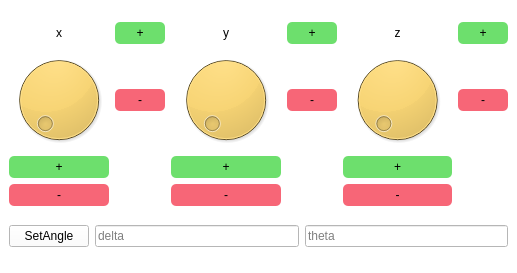
<?xml version="1.0" encoding="UTF-8"?>
<ui version="4.0">
 <class>Dialog</class>
 <widget class="QDialog" name="Dialog">
  <property name="geometry">
   <rect>
    <x>0</x>
    <y>0</y>
    <width>517</width>
    <height>273</height>
   </rect>
  </property>
  <property name="windowTitle">
   <string>Robot Arm</string>
  </property>
  <property name="styleSheet">
   <string notr="true">background:white</string>
  </property>
  <layout class="QHBoxLayout" name="horizontalLayout_2">
   <property name="leftMargin">
    <number>0</number>
   </property>
   <property name="topMargin">
    <number>0</number>
   </property>
   <property name="rightMargin">
    <number>0</number>
   </property>
   <property name="bottomMargin">
    <number>0</number>
   </property>
   <item>
    <widget class="QWidget" name="widget" native="true">
     <property name="styleSheet">
      <string notr="true"/>
     </property>
     <layout class="QGridLayout" name="gridLayout_2">
      <property name="leftMargin">
       <number>9</number>
      </property>
      <property name="rightMargin">
       <number>9</number>
      </property>
      <property name="bottomMargin">
       <number>12</number>
      </property>
      <item row="0" column="0">
       <layout class="QGridLayout" name="gridLayout_3">
        <item row="3" column="4">
         <widget class="QPushButton" name="pushButton_z_down">
          <property name="minimumSize">
           <size>
            <width>22</width>
            <height>22</height>
           </size>
          </property>
          <property name="styleSheet">
           <string notr="true">QPushButton{background:#F76677;border-radius:5px;}
QPushButton:hover{font-size:18px;}</string>
          </property>
          <property name="text">
           <string>-</string>
          </property>
          <property name="default">
           <bool>false</bool>
          </property>
         </widget>
        </item>
        <item row="2" column="0">
         <widget class="QPushButton" name="pushButton_x_up">
          <property name="minimumSize">
           <size>
            <width>22</width>
            <height>22</height>
           </size>
          </property>
          <property name="toolTip">
           <string extracomment="haha"/>
          </property>
          <property name="whatsThis">
           <string extracomment="haha"/>
          </property>
          <property name="styleSheet">
           <string notr="true">QPushButton{background:#6DDF6D;border-radius:5px;}
QPushButton:hover{font-size:18px;}</string>
          </property>
          <property name="text">
           <string>+</string>
          </property>
          <property name="checkable">
           <bool>false</bool>
          </property>
         </widget>
        </item>
        <item row="0" column="2">
         <widget class="QLabel" name="label_7">
          <property name="maximumSize">
           <size>
            <width>16777215</width>
            <height>20</height>
           </size>
          </property>
          <property name="styleSheet">
           <string notr="true">
font: 16pt &quot;Sans Serif&quot;;</string>
          </property>
          <property name="text">
           <string>y</string>
          </property>
          <property name="alignment">
           <set>Qt::AlignCenter</set>
          </property>
         </widget>
        </item>
        <item row="1" column="4">
         <widget class="QDial" name="dial_z">
          <property name="maximumSize">
           <size>
            <width>116</width>
            <height>116</height>
           </size>
          </property>
          <property name="styleSheet">
           <string notr="true">background:#F7D674;border-radius:5px;</string>
          </property>
          <property name="maximum">
           <number>90</number>
          </property>
         </widget>
        </item>
        <item row="3" column="2">
         <widget class="QPushButton" name="pushButton_y_down">
          <property name="minimumSize">
           <size>
            <width>22</width>
            <height>22</height>
           </size>
          </property>
          <property name="styleSheet">
           <string notr="true">QPushButton{background:#F76677;border-radius:5px;}
QPushButton:hover{font-size:18px;}</string>
          </property>
          <property name="text">
           <string>-</string>
          </property>
          <property name="default">
           <bool>false</bool>
          </property>
         </widget>
        </item>
        <item row="3" column="0">
         <widget class="QPushButton" name="pushButton_x_down">
          <property name="minimumSize">
           <size>
            <width>22</width>
            <height>22</height>
           </size>
          </property>
          <property name="styleSheet">
           <string notr="true">QPushButton{background:#F76677;border-radius:5px;}
QPushButton:hover{font-size:18px;}</string>
          </property>
          <property name="text">
           <string>-</string>
          </property>
          <property name="default">
           <bool>false</bool>
          </property>
         </widget>
        </item>
        <item row="1" column="2">
         <widget class="QDial" name="dial_y">
          <property name="styleSheet">
           <string notr="true">background:#F7D674;border-radius:5px;</string>
          </property>
          <property name="maximum">
           <number>90</number>
          </property>
         </widget>
        </item>
        <item row="0" column="0">
         <widget class="QLabel" name="label_6">
          <property name="maximumSize">
           <size>
            <width>16777215</width>
            <height>20</height>
           </size>
          </property>
          <property name="styleSheet">
           <string notr="true">
font: 16pt &quot;Sans Serif&quot;;</string>
          </property>
          <property name="text">
           <string>x</string>
          </property>
          <property name="alignment">
           <set>Qt::AlignCenter</set>
          </property>
         </widget>
        </item>
        <item row="0" column="4">
         <widget class="QLabel" name="label_8">
          <property name="maximumSize">
           <size>
            <width>16777215</width>
            <height>20</height>
           </size>
          </property>
          <property name="styleSheet">
           <string notr="true">
font: 16pt &quot;Sans Serif&quot;;</string>
          </property>
          <property name="text">
           <string>z</string>
          </property>
          <property name="alignment">
           <set>Qt::AlignCenter</set>
          </property>
         </widget>
        </item>
        <item row="2" column="2">
         <widget class="QPushButton" name="pushButton_y_up">
          <property name="minimumSize">
           <size>
            <width>22</width>
            <height>22</height>
           </size>
          </property>
          <property name="toolTip">
           <string extracomment="haha"/>
          </property>
          <property name="whatsThis">
           <string extracomment="haha"/>
          </property>
          <property name="styleSheet">
           <string notr="true">QPushButton{background:#6DDF6D;border-radius:5px;}
QPushButton:hover{font-size:18px;}</string>
          </property>
          <property name="text">
           <string>+</string>
          </property>
          <property name="checkable">
           <bool>false</bool>
          </property>
         </widget>
        </item>
        <item row="1" column="0">
         <widget class="QDial" name="dial_x">
          <property name="maximumSize">
           <size>
            <width>100</width>
            <height>100</height>
           </size>
          </property>
          <property name="styleSheet">
           <string notr="true">background:#F7D674;border-radius:5px;</string>
          </property>
          <property name="maximum">
           <number>90</number>
          </property>
         </widget>
        </item>
        <item row="2" column="4">
         <widget class="QPushButton" name="pushButton_z_up">
          <property name="minimumSize">
           <size>
            <width>22</width>
            <height>22</height>
           </size>
          </property>
          <property name="toolTip">
           <string extracomment="haha"/>
          </property>
          <property name="whatsThis">
           <string extracomment="haha"/>
          </property>
          <property name="styleSheet">
           <string notr="true">QPushButton{background:#6DDF6D;border-radius:5px;}
QPushButton:hover{font-size:18px;}</string>
          </property>
          <property name="text">
           <string>+</string>
          </property>
          <property name="checkable">
           <bool>false</bool>
          </property>
         </widget>
        </item>
        <item row="0" column="1">
         <widget class="QPushButton" name="pushButton_x_up_angle">
          <property name="minimumSize">
           <size>
            <width>22</width>
            <height>22</height>
           </size>
          </property>
          <property name="maximumSize">
           <size>
            <width>50</width>
            <height>16777215</height>
           </size>
          </property>
          <property name="toolTip">
           <string extracomment="haha"/>
          </property>
          <property name="whatsThis">
           <string extracomment="haha"/>
          </property>
          <property name="styleSheet">
           <string notr="true">QPushButton{background:#6DDF6D;border-radius:5px;}
QPushButton:hover{font-size:18px;}</string>
          </property>
          <property name="text">
           <string>+</string>
          </property>
          <property name="checkable">
           <bool>false</bool>
          </property>
         </widget>
        </item>
        <item row="1" column="3">
         <widget class="QPushButton" name="pushButton_y_down_angle">
          <property name="minimumSize">
           <size>
            <width>22</width>
            <height>22</height>
           </size>
          </property>
          <property name="styleSheet">
           <string notr="true">QPushButton{background:#F76677;border-radius:5px;}
QPushButton:hover{font-size:18px;}</string>
          </property>
          <property name="text">
           <string>-</string>
          </property>
          <property name="default">
           <bool>false</bool>
          </property>
         </widget>
        </item>
        <item row="0" column="3">
         <widget class="QPushButton" name="pushButton_y_up_angle">
          <property name="minimumSize">
           <size>
            <width>22</width>
            <height>22</height>
           </size>
          </property>
          <property name="maximumSize">
           <size>
            <width>50</width>
            <height>16777215</height>
           </size>
          </property>
          <property name="toolTip">
           <string extracomment="haha"/>
          </property>
          <property name="whatsThis">
           <string extracomment="haha"/>
          </property>
          <property name="styleSheet">
           <string notr="true">QPushButton{background:#6DDF6D;border-radius:5px;}
QPushButton:hover{font-size:18px;}</string>
          </property>
          <property name="text">
           <string>+</string>
          </property>
          <property name="checkable">
           <bool>false</bool>
          </property>
         </widget>
        </item>
        <item row="1" column="1">
         <widget class="QPushButton" name="pushButton_x_down_angle">
          <property name="minimumSize">
           <size>
            <width>22</width>
            <height>22</height>
           </size>
          </property>
          <property name="styleSheet">
           <string notr="true">QPushButton{background:#F76677;border-radius:5px;}
QPushButton:hover{font-size:18px;}</string>
          </property>
          <property name="text">
           <string>-</string>
          </property>
          <property name="default">
           <bool>false</bool>
          </property>
         </widget>
        </item>
        <item row="0" column="5">
         <widget class="QPushButton" name="pushButton_z_up_angle">
          <property name="minimumSize">
           <size>
            <width>22</width>
            <height>22</height>
           </size>
          </property>
          <property name="maximumSize">
           <size>
            <width>50</width>
            <height>16777215</height>
           </size>
          </property>
          <property name="toolTip">
           <string extracomment="haha"/>
          </property>
          <property name="whatsThis">
           <string extracomment="haha"/>
          </property>
          <property name="styleSheet">
           <string notr="true">QPushButton{background:#6DDF6D;border-radius:5px;}
QPushButton:hover{font-size:18px;}</string>
          </property>
          <property name="text">
           <string>+</string>
          </property>
          <property name="checkable">
           <bool>false</bool>
          </property>
         </widget>
        </item>
        <item row="1" column="5">
         <widget class="QPushButton" name="pushButton_z_down_angle">
          <property name="minimumSize">
           <size>
            <width>22</width>
            <height>22</height>
           </size>
          </property>
          <property name="styleSheet">
           <string notr="true">QPushButton{background:#F76677;border-radius:5px;}
QPushButton:hover{font-size:18px;}</string>
          </property>
          <property name="text">
           <string>-</string>
          </property>
          <property name="default">
           <bool>false</bool>
          </property>
         </widget>
        </item>
       </layout>
      </item>
      <item row="1" column="0">
       <layout class="QHBoxLayout" name="horizontalLayout">
        <item>
         <widget class="QPushButton" name="pushButton_set_angle">
          <property name="text">
           <string>SetAngle</string>
          </property>
         </widget>
        </item>
        <item>
         <widget class="QLineEdit" name="lineEdit_delta">
          <property name="placeholderText">
           <string>delta</string>
          </property>
         </widget>
        </item>
        <item>
         <widget class="QLineEdit" name="lineEdit_theta">
          <property name="placeholderText">
           <string>theta</string>
          </property>
         </widget>
        </item>
       </layout>
      </item>
     </layout>
    </widget>
   </item>
  </layout>
 </widget>
 <resources/>
 <connections>
  <connection>
   <sender>pushButton_set_angle</sender>
   <signal>clicked()</signal>
   <receiver>Dialog</receiver>
   <slot>set_angle()</slot>
   <hints>
    <hint type="sourcelabel">
     <x>29</x>
     <y>230</y>
    </hint>
    <hint type="destinationlabel">
     <x>0</x>
     <y>204</y>
    </hint>
   </hints>
  </connection>
  <connection>
   <sender>pushButton_x_up</sender>
   <signal>clicked()</signal>
   <receiver>Dialog</receiver>
   <slot>set_xyz()</slot>
   <hints>
    <hint type="sourcelabel">
     <x>49</x>
     <y>153</y>
    </hint>
    <hint type="destinationlabel">
     <x>0</x>
     <y>131</y>
    </hint>
   </hints>
  </connection>
  <connection>
   <sender>pushButton_y_up</sender>
   <signal>clicked()</signal>
   <receiver>Dialog</receiver>
   <slot>set_xyz()</slot>
   <hints>
    <hint type="sourcelabel">
     <x>219</x>
     <y>158</y>
    </hint>
    <hint type="destinationlabel">
     <x>0</x>
     <y>119</y>
    </hint>
   </hints>
  </connection>
  <connection>
   <sender>pushButton_z_up</sender>
   <signal>clicked()</signal>
   <receiver>Dialog</receiver>
   <slot>set_xyz()</slot>
   <hints>
    <hint type="sourcelabel">
     <x>374</x>
     <y>153</y>
    </hint>
    <hint type="destinationlabel">
     <x>0</x>
     <y>104</y>
    </hint>
   </hints>
  </connection>
  <connection>
   <sender>pushButton_x_down</sender>
   <signal>clicked()</signal>
   <receiver>Dialog</receiver>
   <slot>set_xyz()</slot>
   <hints>
    <hint type="sourcelabel">
     <x>74</x>
     <y>177</y>
    </hint>
    <hint type="destinationlabel">
     <x>338</x>
     <y>189</y>
    </hint>
   </hints>
  </connection>
  <connection>
   <sender>pushButton_y_down</sender>
   <signal>clicked()</signal>
   <receiver>Dialog</receiver>
   <slot>set_xyz()</slot>
   <hints>
    <hint type="sourcelabel">
     <x>197</x>
     <y>185</y>
    </hint>
    <hint type="destinationlabel">
     <x>337</x>
     <y>185</y>
    </hint>
   </hints>
  </connection>
  <connection>
   <sender>pushButton_z_down</sender>
   <signal>clicked()</signal>
   <receiver>Dialog</receiver>
   <slot>set_xyz()</slot>
   <hints>
    <hint type="sourcelabel">
     <x>417</x>
     <y>182</y>
    </hint>
    <hint type="destinationlabel">
     <x>338</x>
     <y>169</y>
    </hint>
   </hints>
  </connection>
  <connection>
   <sender>pushButton_x_up_angle</sender>
   <signal>clicked()</signal>
   <receiver>Dialog</receiver>
   <slot>increase_angle()</slot>
   <hints>
    <hint type="sourcelabel">
     <x>152</x>
     <y>22</y>
    </hint>
    <hint type="destinationlabel">
     <x>144</x>
     <y>0</y>
    </hint>
   </hints>
  </connection>
  <connection>
   <sender>pushButton_y_up_angle</sender>
   <signal>clicked()</signal>
   <receiver>Dialog</receiver>
   <slot>increase_angle()</slot>
   <hints>
    <hint type="sourcelabel">
     <x>316</x>
     <y>24</y>
    </hint>
    <hint type="destinationlabel">
     <x>303</x>
     <y>0</y>
    </hint>
   </hints>
  </connection>
  <connection>
   <sender>pushButton_z_up_angle</sender>
   <signal>clicked()</signal>
   <receiver>Dialog</receiver>
   <slot>increase_angle()</slot>
   <hints>
    <hint type="sourcelabel">
     <x>484</x>
     <y>20</y>
    </hint>
    <hint type="destinationlabel">
     <x>452</x>
     <y>0</y>
    </hint>
   </hints>
  </connection>
  <connection>
   <sender>pushButton_x_down_angle</sender>
   <signal>clicked()</signal>
   <receiver>Dialog</receiver>
   <slot>increase_angle()</slot>
   <hints>
    <hint type="sourcelabel">
     <x>137</x>
     <y>88</y>
    </hint>
    <hint type="destinationlabel">
     <x>18</x>
     <y>-17</y>
    </hint>
   </hints>
  </connection>
  <connection>
   <sender>pushButton_y_down_angle</sender>
   <signal>clicked()</signal>
   <receiver>Dialog</receiver>
   <slot>increase_angle()</slot>
   <hints>
    <hint type="sourcelabel">
     <x>312</x>
     <y>88</y>
    </hint>
    <hint type="destinationlabel">
     <x>190</x>
     <y>-7</y>
    </hint>
   </hints>
  </connection>
  <connection>
   <sender>pushButton_z_down_angle</sender>
   <signal>clicked()</signal>
   <receiver>Dialog</receiver>
   <slot>increase_angle()</slot>
   <hints>
    <hint type="sourcelabel">
     <x>473</x>
     <y>90</y>
    </hint>
    <hint type="destinationlabel">
     <x>524</x>
     <y>51</y>
    </hint>
   </hints>
  </connection>
 </connections>
 <slots>
  <slot>set_angle()</slot>
  <slot>set_xyz()</slot>
  <slot>increase_angle()</slot>
 </slots>
</ui>
